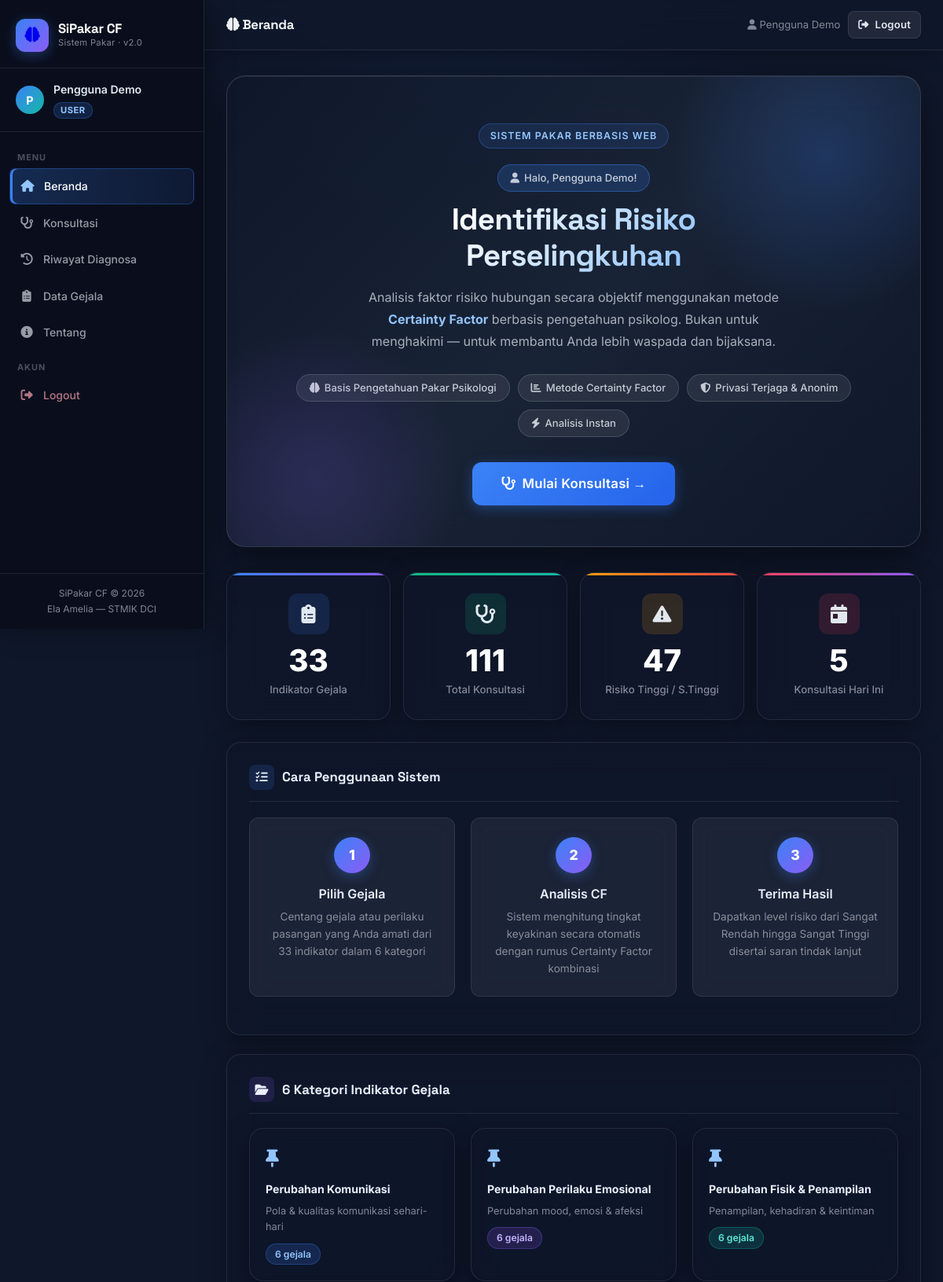
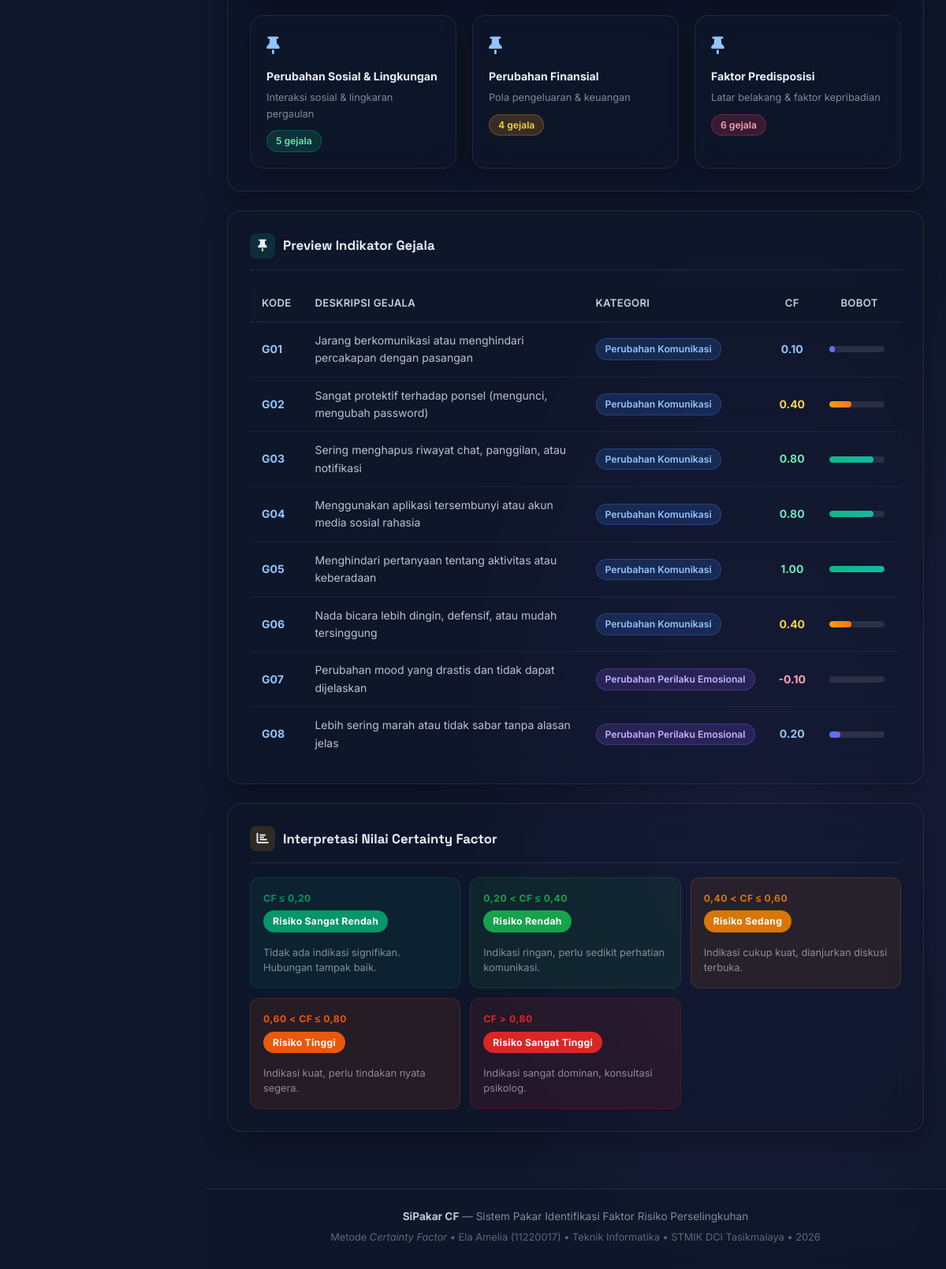
/index.php (signed in), run on the app's committed database (2 pictures, top to bottom).
### tables this page shows
CREATE TABLE `gejala` (
  `id` int(11) NOT NULL AUTO_INCREMENT,
  `kode` varchar(10) NOT NULL,
  `nama` text NOT NULL,
  `kategori` varchar(80) NOT NULL,
  `mb` decimal(3,2) NOT NULL COMMENT 'Measure of Belief (0-1)',
  `md` decimal(3,2) NOT NULL COMMENT 'Measure of Disbelief (0-1)',
  `cf` decimal(4,2) NOT NULL COMMENT 'Certainty Factor = MB - MD',
  PRIMARY KEY (`id`),
  UNIQUE KEY `kode` (`kode`)
);

### index.php (the view, shortened to what this page needs)
<?php
require_once 'includes/config.php';
$totalGejala     = $conn->query("SELECT COUNT(*) AS n FROM gejala")->fetch_assoc()['n'];
$totalKonsultasi = $conn->query("SELECT COUNT(*) AS n FROM konsultasi")->fetch_assoc()['n'];
$totalTinggi     = $conn->query("SELECT COUNT(*) AS n FROM konsultasi WHERE level_risiko IN ('Risiko Tinggi','Risiko Sangat Tinggi')")->fetch_assoc()['n'];
$totalHariIni    = $conn->query("SELECT COUNT(*) AS n FROM konsultasi WHERE DATE(tanggal) = CURDATE()")->fetch_assoc()['n'];
require_once 'includes/header.php';
?>
<section class="hero animate-up">
    <div class="hero-eyebrow">Sistem Pakar Berbasis Web</div>
    <?php if (isUser()): ?>
    <div style="margin-bottom:12px;">
        <span class="badge-pill" style="background:rgba(59,130,246,0.2);border-color:rgba(59,130,246,0.4);">
            <i class="fas fa-user"></i> Halo, <?= htmlspecialchars($_SESSION['user_nama'] ?? 'Pengguna') ?>!
        </span>
    </div>
    <?php endif; ?>
    <h1>Identifikasi Risiko<br>Perselingkuhan</h1>
    <p>
        Analisis faktor risiko hubungan secara objektif menggunakan metode
        <strong style="color:#93c5fd;">Certainty Factor</strong> berbasis pengetahuan psikolog.
        Bukan untuk menghakimi &mdash; untuk membantu Anda lebih waspada dan bijaksana.
    </p>
    <div class="hero-badges">
        <span class="badge-pill"><i class="fas fa-brain"></i> Basis Pengetahuan Pakar Psikologi</span>
        <span class="badge-pill"><i class="fas fa-chart-bar"></i> Metode Certainty Factor</span>
        <span class="badge-pill"><i class="fas fa-shield-alt"></i> Privasi Terjaga &amp; Anonim</span>
        <span class="badge-pill"><i class="fas fa-bolt"></i> Analisis Instan</span>
    </div>
    <div style="display:flex;gap:12px;justify-content:center;flex-wrap:wrap;">
        <a href="pages/konsultasi.php" class="btn btn-primary btn-lg">
            <i class="fas fa-stethoscope"></i> Mulai Konsultasi &rarr;
        </a>
    </div>
</section>
<div class="grid-4">
    <div class="stat-card blue animate-up">
        <div class="stat-icon blue"><i class="fas fa-clipboard-list"></i></div>
        <div class="stat-number"><?= $totalGejala ?></div>
        <div class="stat-label">Indikator Gejala</div>
    </div>
    <div class="stat-card green animate-up" style="animation-delay:0.08s">
        <div class="stat-icon green"><i class="fas fa-stethoscope"></i></div>
        <div class="stat-number"><?= $totalKonsultasi ?></div>
        <div class="stat-label">Total Konsultasi</div>
    </div>
    <div class="stat-card amber animate-up" style="animation-delay:0.16s">
        <div class="stat-icon amber"><i class="fas fa-triangle-exclamation"></i></div>
        <div class="stat-number"><?= $totalTinggi ?></div>
        <div class="stat-label">Risiko Tinggi / S.Tinggi</div>
    </div>
    <div class="stat-card rose animate-up" style="animation-delay:0.24s">
        <div class="stat-icon rose"><i class="fas fa-calendar-day"></i></div>
        <div class="stat-number"><?= $totalHariIni ?></div>
        <div class="stat-label">Konsultasi Hari Ini</div>
    </div>
</div>
<div class="card animate-up" style="animation-delay:0.1s">
    <div class="card-title">
        <span class="title-icon" style="background:rgba(59,130,246,0.15);"><i class="fas fa-list-check"></i></span>
        Cara Penggunaan Sistem
    </div>
    <div class="steps">
        <div class="step">
            <div class="step-num">1</div>
            <h4>Pilih Gejala</h4>
            <p>Centang gejala atau perilaku pasangan yang Anda amati dari 33 indikator dalam 6 kategori</p>
        </div>
        <div class="step">
            <div class="step-num">2</div>
            <h4>Analisis CF</h4>
            <p>Sistem menghitung tingkat keyakinan secara otomatis dengan rumus Certainty Factor kombinasi</p>
        </div>
        <div class="step">
            <div class="step-num">3</div>
            <h4>Terima Hasil</h4>
            <p>Dapatkan level risiko dari Sangat Rendah hingga Sangat Tinggi disertai saran tindak lanjut</p>
        </div>
    </div>
</div>
<div class="card animate-up" style="animation-delay:0.15s">
    <div class="card-title">
        <span class="title-icon" style="background:rgba(139,92,246,0.15);"><i class="fas fa-folder-open"></i></span>
        6 Kategori Indikator Gejala
    </div>
    <div class="grid-3" style="margin-bottom:0;">
        <?php
        $kategoriInfo = [
            ['kat' => 'Perubahan Komunikasi',          'g' => 6,  'desc' => 'Pola & kualitas komunikasi sehari-hari'],
            ['kat' => 'Perubahan Perilaku Emosional',  'g' => 6,  'desc' => 'Perubahan mood, emosi & afeksi'],
            ['kat' => 'Perubahan Fisik & Penampilan',  'g' => 6,  'desc' => 'Penampilan, kehadiran & keintiman'],
            ['kat' => 'Perubahan Sosial & Lingkungan', 'g' => 5,  'desc' => 'Interaksi sosial & lingkaran pergaulan'],
            ['kat' => 'Perubahan Finansial',           'g' => 4,  'desc' => 'Pola pengeluaran & keuangan'],
            ['kat' => 'Faktor Predisposisi',           'g' => 6,  'desc' => 'Latar belakang & faktor kepribadian'],
        ];
        foreach ($kategoriInfo as $k):
        ?>
        <div class="card" style="margin-bottom:0;padding:20px;">
            <div style="font-size:1.4rem;margin-bottom:10px;color:#93c5fd;"><?= katIcon($k['kat']) ?></div>
            <div style="font-weight:700;font-size:0.88rem;color:#e8f0fe;margin-bottom:6px;"><?= $k['kat'] ?></div>
            <div style="color:var(--text-muted);font-size:0.80rem;margin-bottom:10px;"><?= $k['desc'] ?></div>
            <span class="<?= katClass($k['kat']) ?>"><?= $k['g'] ?> gejala</span>
        </div>
        <?php endforeach; ?>
    </div>
</div>
<div class="card animate-up" style="animation-delay:0.2s">
    <div class="card-title">
        <span class="title-icon" style="background:rgba(20,184,166,0.15);"><i class="fas fa-thumbtack"></i></span>
        Preview Indikator Gejala
    </div>
    <div class="table-wrap">
        <table>
            <thead>
                <tr>
                    <th>Kode</th>
                    <th>Deskripsi Gejala</th>
                    <th>Kategori</th>
                    <th class="td-center">CF</th>
                    <th class="td-center">Bobot</th>
                </tr>
            </thead>
            <tbody>
            <?php
            $result = $conn->query("SELECT * FROM gejala ORDER BY kode LIMIT 8");
            while ($row = $result->fetch_assoc()):
                $cfVal   = (float)$row['cf'];
                $barW    = max(0, min(100, $cfVal * 100));
                $barCls  = cfBarClass($cfVal);
            ?>
                <tr>
                    <td><strong style="color:#93c5fd;"><?= $row['kode'] ?></strong></td>
                    <td><?= htmlspecialchars($row['nama']) ?></td>
                    <td><span class="<?= katClass($row['kategori']) ?>"><?= htmlspecialchars($row['kategori']) ?></span></td>
                    <td class="td-center"><strong style="color:<?= $cfVal >= 0.7 ? '#6ee7b7' : ($cfVal >= 0.4 ? '#fcd34d' : ($cfVal < 0 ? '#fda4af' : '#93c5fd')) ?>;"><?= number_format($cfVal, 2) ?></strong></td>
                    <td class="td-center">
                        <div style="display:flex;align-items:center;justify-content:center;gap:6px;">
                            <div class="cf-bar-wrap"><div class="<?= $barCls ?>" style="width:<?= $barW ?>%"></div></div>
                        </div>
                    </td>
                </tr>
            <?php endwhile; ?>
            </tbody>
        </table>
    </div>
</div>
<div class="card animate-up" style="animation-delay:0.25s">
    <div class="card-title">
        <span class="title-icon" style="background:rgba(245,158,11,0.15);"><i class="fas fa-chart-bar"></i></span>
        Interpretasi Nilai Certainty Factor
    </div>
    <div class="grid-3" style="margin-bottom:0;gap:12px;">
        <?php
        $levels = [
            ['range' => 'CF &le; 0,20',        'level' => 'Risiko Sangat Rendah', 'color' => '#059669', 'rgb' => '5,150,105',   'desc' => 'Tidak ada indikasi signifikan. Hubungan tampak baik.'],
            ['range' => '0,20 &lt; CF &le; 0,40','level' => 'Risiko Rendah',       'color' => '#16a34a', 'rgb' => '22,163,74',   'desc' => 'Indikasi ringan, perlu sedikit perhatian komunikasi.'],
            ['range' => '0,40 &lt; CF &le; 0,60','level' => 'Risiko Sedang',       'color' => '#d97706', 'rgb' => '217,119,6',   'desc' => 'Indikasi cukup kuat, dianjurkan diskusi terbuka.'],
            ['range' => '0,60 &lt; CF &le; 0,80','level' => 'Risiko Tinggi',       'color' => '#ea580c', 'rgb' => '234,88,12',   'desc' => 'Indikasi kuat, perlu tindakan nyata segera.'],
            ['range' => 'CF &gt; 0,80',          'level' => 'Risiko Sangat Tinggi','color' => '#dc2626', 'rgb' => '220,38,38',   'desc' => 'Indikasi sangat dominan, konsultasi psikolog.'],
        ];
        foreach ($levels as $lv):
        ?>
        <div style="background:rgba(<?= $lv['rgb'] ?>,0.1);border:1px solid <?= $lv['color'] ?>33;border-radius:12px;padding:16px;">
            <div style="font-size:0.76rem;font-weight:700;letter-spacing:0.5px;color:<?= $lv['color'] ?>;margin-bottom:6px;text-transform:uppercase;"><?= $lv['range'] ?></div>
            <span class="risk-badge" style="background:<?= $lv['color'] ?>;margin-bottom:8px;"><?= $lv['level'] ?></span>
            <div style="font-size:0.80rem;color:var(--text-muted);margin-top:8px;line-height:1.5;"><?= $lv['desc'] ?></div>
        </div>
        <?php endforeach; ?>
    </div>
</div>
<?php require_once 'includes/footer.php'; ?>

### data on the page
gejala: kode "G01", nama "Jarang berkomunikasi atau menghindari percakapan dengan pasangan", kategori "Perubahan Komunikasi", cf "0.10"
gejala: kode "G02", nama "Sangat protektif terhadap ponsel (mengunci, mengubah password)", kategori "Perubahan Komunikasi", cf "0.40"
gejala: kode "G03", nama "Sering menghapus riwayat chat, panggilan, atau notifikasi", kategori "Perubahan Komunikasi", cf "0.80"
gejala: kode "G04", nama "Menggunakan aplikasi tersembunyi atau akun media sosial rahasia", kategori "Perubahan Komunikasi", cf "0.80"
gejala: kode "G05", nama "Menghindari pertanyaan tentang aktivitas atau keberadaan", kategori "Perubahan Komunikasi", cf "1.00"
gejala: kode "G06", nama "Nada bicara lebih dingin, defensif, atau mudah tersinggung", kategori "Perubahan Komunikasi", cf "0.40"
gejala: kode "G07", nama "Perubahan mood yang drastis dan tidak dapat dijelaskan", kategori "Perubahan Perilaku Emosional", cf "-0.10"
gejala: kode "G08", nama "Lebih sering marah atau tidak sabar tanpa alasan jelas", kategori "Perubahan Perilaku Emosional", cf "0.20"

### other printed values
substr($_SESSION['user_nama'] ?? 'U', 0, 1) "P"
$_SESSION['user_nama'] "Pengguna Demo"
$topbarTitles[$activePage ?? ''] "Beranda"
$totalGejala "33"
$totalKonsultasi "111"
$totalTinggi "47"
$totalHariIni "5"
$k['kat'] "Perubahan Komunikasi"
$k['desc'] "Pola & kualitas komunikasi sehari-hari"
$k['g'] "6"
$k['kat'] "Perubahan Perilaku Emosional"
$k['desc'] "Perubahan mood, emosi & afeksi"
$k['kat'] "Perubahan Fisik & Penampilan"
$k['desc'] "Penampilan, kehadiran & keintiman"
$k['kat'] "Perubahan Sosial & Lingkungan"
